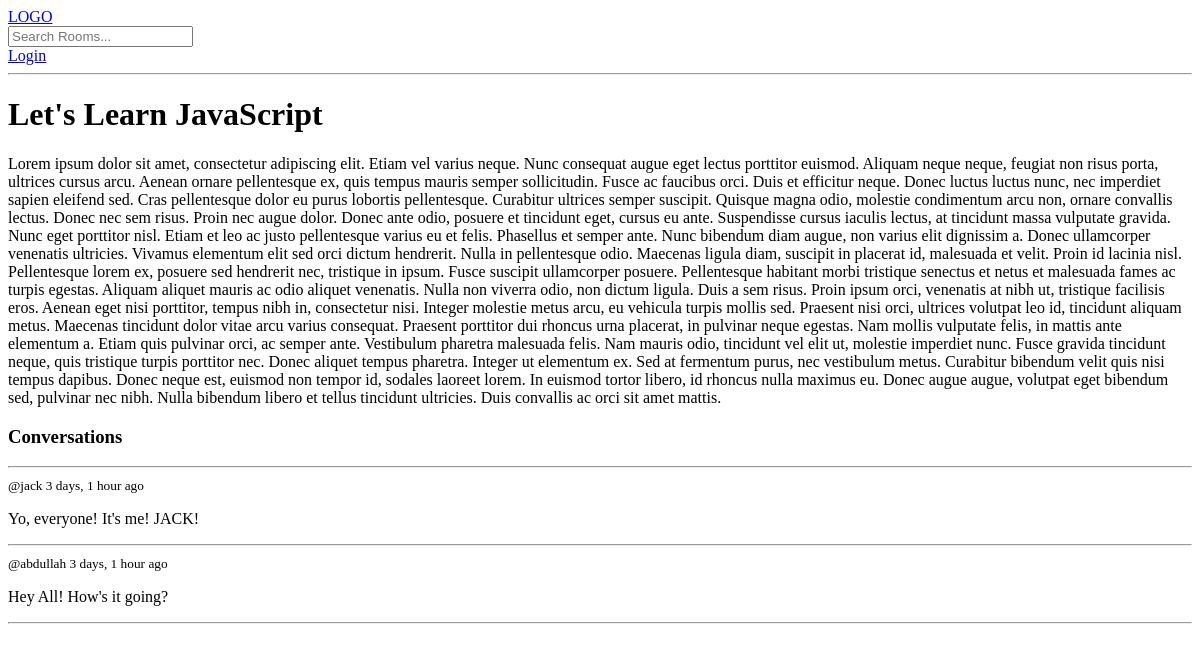
The app's page /room/1/, older data.
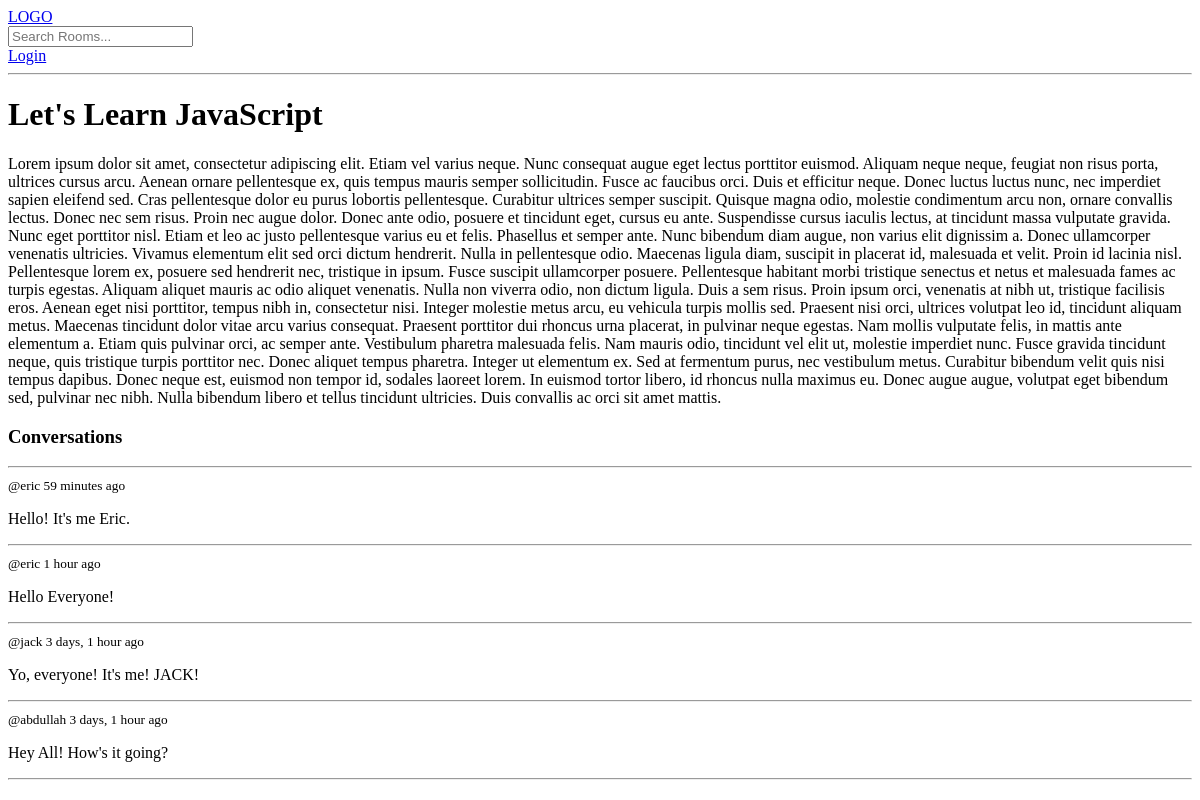
The same page, newer data.
### base/models.py (models this page shows, shortened)
class Room(models.Model):
    host = models.ForeignKey(User, on_delete=models.SET_NULL, null=True)
    topic = models.ForeignKey(Topic, on_delete=models.SET_NULL, null=True)
    name: str = models.CharField(max_length=200)
    description = models.TextField(null=True, blank=True)
    updated = models.DateTimeField(auto_now=True)
    created = models.DateTimeField(auto_now_add=True)
    class Meta:
        ordering = ['-updated', '-created']

class Message(models.Model):
    user = models.ForeignKey(User, on_delete=models.CASCADE)
    room = models.ForeignKey(Room, on_delete=models.CASCADE)
    body: str = models.TextField()
    updated = models.DateTimeField(auto_now=True)
    created = models.DateTimeField(auto_now_add=True)

### base/views.py (the view, shortened to what this page needs)
# urls.py: path("room/<str:pk>/", views.room, name="room"),
def room(request, pk):
    room_table: QuerySet[Room] = Room.objects.get(id=pk)
    room_messages = room_table.message_set.all().order_by("-created")
    context = {'room': room_table, 'room_messages': room_messages}
    return render(request, 'base/room.html', context)

### base/templates/base/room.html (shortened to what this page needs)
{% extends 'main.html' %}
{% block content %}
    <body>
    <h1>{{ room.name }}</h1>
    <p>{{ room.description }}</p>
    <div class="comment-wrapper">
        <h3>Conversations</h3>
        <hr>
        {% for message in room_messages %}
            <div>
                <small>
                    @{{ message.user }}
                    {{ message.created|timesince }} ago
                </small>
                <p>{{ message.body }}</p>
                <hr>
            </div>
        {% endfor %}
    </div>
    </body>
{% endblock content %}

### templates/main.html (shortened to what this page needs)
<!DOCTYPE html>
<html lang="en">
<head>
</head>
<body>
{% include 'navbar.html' %}
{% block content %}
{% endblock %}
</body>
</html>

### templates/navbar.html (shortened to what this page needs)
<!DOCTYPE html>
<html lang="en">
<head>
</head>
<body>
<a href="/">LOGO</a>
<form action="{% url 'home' %}" method="get">
    <label>
        <input type="text" name="q" placeholder="Search Rooms...">
    </label>
</form>
{% if request.user.is_authenticated %}
    <p>Hello {{ request.user }}!</p>
    <a href="{% url 'logout' %}">Logout</a>
{% else %}
    <a href="{% url 'login' %}">Login</a>
{% endif %}
<hr>
</body>
</html>

Row changes from the older to the newer data that the page shows:
added Message: user "eric", created "59 minutes", body "Hello! It's me Eric."
added Message: user "eric", created "1 hour", body "Hello Everyone!"
